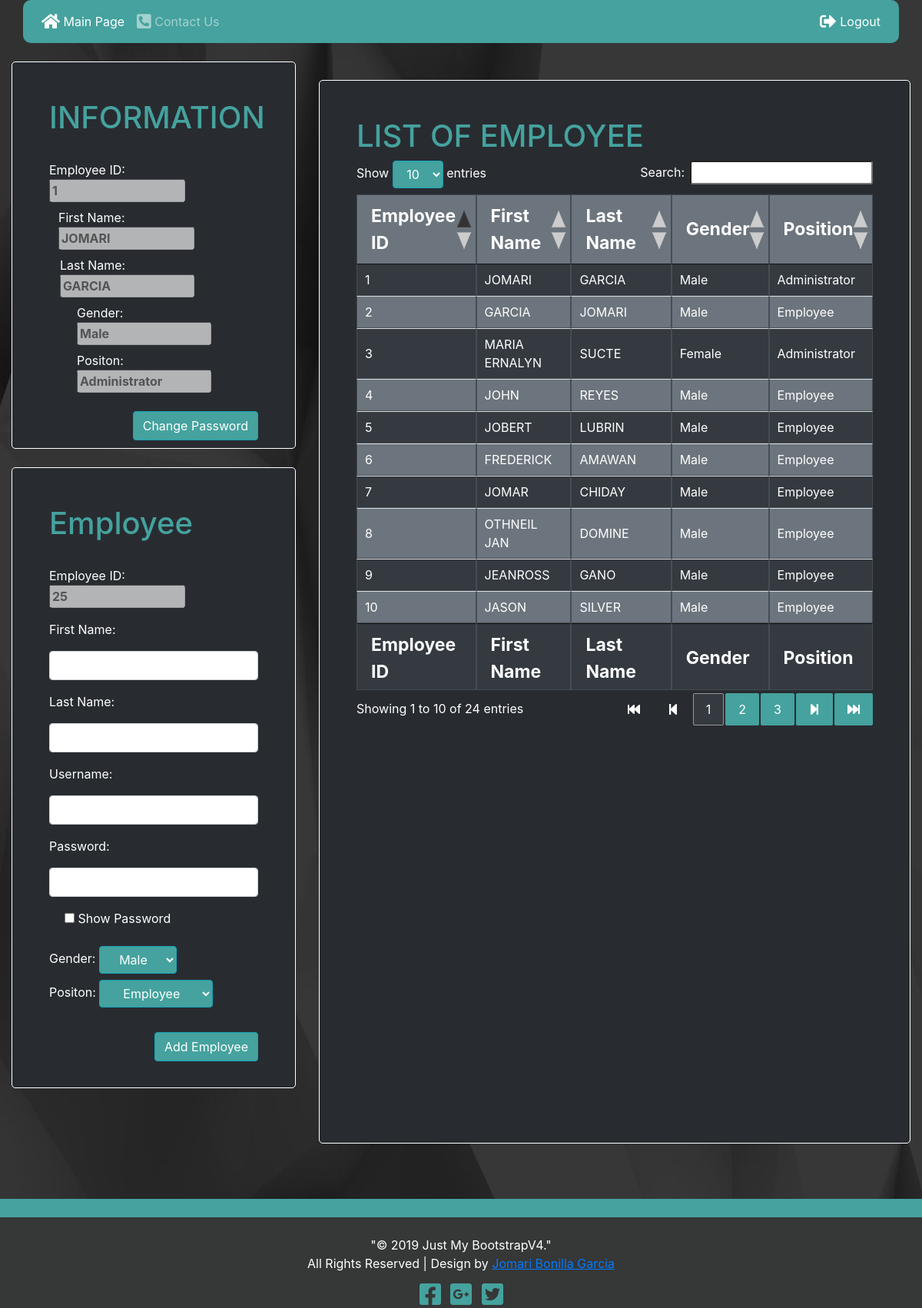
/mainpage.php (signed in), run on the app's committed database.
### tables this page shows
CREATE TABLE `tbluser`  (
  `fEmployeeID` smallint(5) NOT NULL,
  `fUsername` varchar(20) NULL DEFAULT NULL,
  `fPassword` varchar(60) NULL DEFAULT NULL,
  PRIMARY KEY (`fEmployeeID`) USING BTREE,
  UNIQUE INDEX `Username`(`fUsername`) USING BTREE,
  INDEX `fEmployeeID`(`fEmployeeID`) USING BTREE
);

CREATE TABLE `tblemployee`  (
  `fEmployeeID` smallint(5) NOT NULL AUTO_INCREMENT,
  `fFirstname` varchar(20) NOT NULL,
  `fLastname` varchar(20) NOT NULL,
  `fGender` tinyint(1) NOT NULL,
  `fPosition` tinyint(3) NOT NULL,
  `fStatus` tinyint(1) UNSIGNED NOT NULL,
  `fStamp` timestamp(0) NOT NULL DEFAULT CURRENT_TIMESTAMP(0) ON UPDATE CURRENT_TIMESTAMP(0),
  PRIMARY KEY (`fEmployeeID`) USING BTREE,
  UNIQUE INDEX `FullName`(`fFirstname`, `fLastname`) USING BTREE,
  INDEX `fPosition`(`fPosition`) USING BTREE,
  CONSTRAINT `fk_EmployeeID_tbluser` FOREIGN KEY (`fEmployeeID`) REFERENCES `tbluser` (`fEmployeeID`) ON DELETE RESTRICT ON UPDATE RESTRICT,
  CONSTRAINT `fk_Position_tblempposition` FOREIGN KEY (`fPosition`) REFERENCES `tblempposition` (`fID`) ON DELETE NO ACTION ON UPDATE NO ACTION
);

CREATE TABLE `tblempposition`  (
  `fID` tinyint(3) NOT NULL,
  `fPosition` varchar(25) NOT NULL,
  PRIMARY KEY (`fID`) USING BTREE,
  INDEX `fPosition`(`fPosition`) USING BTREE
);

### includes/db_connection.php (the view, shortened to what this page needs)
<?php
class db_connection
{
    public function __construct()
    {
        $server = "localhost";
        $username = "root";
        $password = "";
        $db_name = "login_db";
        $this->con = mysqli_connect($server, $username, $password, $db_name)
        or die("Failed To Connect".$this->con->connect_error);
    }
    public function db_select_user_tbluser($username)
    {
        $sql_Select = $this->con->prepare('SELECT * FROM tbluser WHERE BINARY fUsername = ?');
        $sql_Select->bind_param('s', $username);
        $sql_Select->execute() or die('Query error'.$this->con->error);
        $result = $sql_Select->get_result();
        $row = $result->fetch_assoc();
        $this->employee_id = $row['fEmployeeID'];
        $this->db_select_tblemployee($row['fEmployeeID']);
    }
    public function db_select_tblemployee($employee_id)
    {
        $sql_Select = $this->con->prepare('SELECT fEmployeeID, fFirstname, fLastname, fGender, fPosition, fStatus, fStamp FROM tblemployee WHERE fEmployeeID = ?');
        $sql_Select->bind_param('s', $employee_id);
        $sql_Select->execute() or die('Query error'.$this->con->error);
        $result = $sql_Select->get_result();
        $row = $result->fetch_assoc();
        $this->first_name = $row['fFirstname'];
        $this->last_name = $row['fLastname'];
        if($row['fGender'])
        {
            $this->gender = 'Male';
        }
        else
        {
            $this->gender = 'Female';
        }
        $this->position_id = $row['fPosition'];
        $this->db_select_tblempposition($row['fPosition']);
    }
    public function db_select_all_tblemployee()
    {
        $sql_Select = $this->con->prepare('SELECT * FROM tblemployee');
        $sql_Select->execute() or die('Query error'.$this->con->error);
        $result = $sql_Select->get_result();
        while($row = $result->fetch_assoc())
        {
            if($row['fGender'])
            {
                $this->gender_table = 'Male';
            }
            else
            {
                $this->gender_table = 'Female';
            }
            $this->employee_id_add = $row['fEmployeeID'] + 1;
            $this->db_select_all_tblempposition($row['fPosition']);
        }
    }
    public function db_select_table_tblemployee()
    {
        $sql_Select = $this->con->prepare('SELECT * FROM tblemployee');
        $sql_Select->execute() or die('Query error'.$this->con->error);
        $result = $sql_Select->get_result();
        while($row = $result->fetch_assoc())
        {
            if($row['fGender'])
            {
                $this->gender_table = 'Male';
            }
            else
            {
                $this->gender_table = 'Female';
            }
            $this->db_select_all_tblempposition($row['fPosition']);
            echo '<tr>
                    <td class="linement">'.$row['fEmployeeID'].'</td>
                    <td class="linement">'.$row['fFirstname'].'</td>
                    <td class="linement">'.$row['fLastname'].'</td>
                    <td class="linement">'.$this->gender_table.'</td>
                    <td class="linement">'.$this->position_table.'</td>
                </tr>';
        }
    }
    public function db_select_tblempposition($id)
    {
        $sql_Select = $this->con->prepare('SELECT fPosition FROM tblempposition WHERE fID = ?');
        $sql_Select->bind_param('s', $id);
        $sql_Select->execute() or die('Query error'.$this->con->error);
        $result = $sql_Select->get_result();
        $row = $result->fetch_assoc();
        $this->position = $row['fPosition'];
    }
    public function db_select_all_tblempposition($id)
    {
        $sql_Select = $this->con->prepare('SELECT fPosition FROM tblempposition WHERE fID = ?');
        $sql_Select->bind_param('s', $id);
        $sql_Select->execute() or die('Query error'.$this->con->error);
        $result = $sql_Select->get_result();
        $row = $result->fetch_assoc();
        $this->position_table = $row['fPosition'];
    }
    function get_employee_id()
    {
        echo $this->employee_id ."";
    }
    function get_first_name()
    {
        echo $this->first_name ."";
    }
    function get_last_name()
    {
        echo $this->last_name ."";
    }
    function get_gender()
    {
        echo $this->gender ."";
    }
    function get_position()
    {
        echo $this->position ."";
    }
}
?>

### mainpage.php (shortened to what this page needs)
<!DOCTYPE html>
<?php
$fUsername = $_SESSION['Username'];
include_once('includes/db_connection.php');
$db_select_employee = new db_connection();
$db_select_employee->db_select_user_tbluser($fUsername);
$db_select_employee->db_select_all_tblemployee();
?>
<html lang="en">
<head>
    <link rel="stylesheet" href="css/bootstrap.css">
    <link rel="stylesheet" href="css/jquery.dataTables.css">
    <link rel="stylesheet" type="text/css" href="fontawesome/css/all.css">
    <link rel="stylesheet" type="text/css" href="css/design.css">
</head>
<body class="container-fluid bg-dark">
<div class="row">
    <div class="col-md-12" id="bg">
        <div class="row">
            <div class="col-md-12">
                <div class="container-fluid">
                    <nav class="navbar navbar-expand-md navbar-dark" id="dark-nav">
                        <ul class="navbar-nav mr-md-auto">
                            <li class="nav-item active">
                                <a class="nav-link" href="mainpage.php"><i class="fa fa-home fa-lg"></i> Main Page</a>
                            </li>
                            <li class="nav-item">
                                <a class="nav-link" href="contact.php"><i class="fa fa-phone-square-alt fa-lg"></i> Contact Us</a>
                            </li>
                        </ul>
                        <ul class="navbar-nav">
                            <li class="nav-item">
                                <form class="active" id="frmnav" action="includes/logout.php" method="POST">
                                    <a class="nav-link" href="includes/logout.php"><i class="fa fa-sign-out-alt fa-lg"></i> Logout</a>
                                </form>
                            </li>
                        </ul>
                    </nav>
                </div>
            </div>
        </div>
        <div>
            <div class="row">
                <div class="col-md-4">
                    <br>
                    <div id="dvmainpage" class="container-md p-5 text-white">
                        <form id="frmmainpage" action="includes/logout.php" method="POST">
                            <h1 id="lblInformation">INFORMATION</h1>
                            <br>
                            <div class="form-group">
                                <label>Employee ID: <input style="width: 65%" type="text" name="fEmployeeID" id="txtEmployeeID" value="<?php $db_select_employee->get_employee_id(); ?>" disabled/></label>
                                <label style="padding-left: 12px">First Name: <input style="width: 68%" type="text" name="fFirstname" id="txtFirstname" value="<?php $db_select_employee->get_first_name(); ?>" disabled/></label>
                                <label style="padding-left: 14px">Last Name: <input style="width: 68%" type="text" name="fLastname" id="txtLastname" value="<?php $db_select_employee->get_last_name(); ?>" disabled/></label>
                                <label style="padding-left: 36px">Gender: <input style="width: 74%" type="text" name="fGender" id="txtGender" value="<?php $db_select_employee->get_gender(); ?>" disabled/></label>
                                <label style="padding-left: 36px">Positon: <input style="width: 74%" type="text" name="fPosition" id="txtPosition" value="<?php $db_select_employee->get_position(); ?>" disabled/></label>
                            </div>
                        </form>
                        <button class="btn btn-info" id="btnChangePassword" name="buttonChangePassword" onclick="hide_unhide()">Change Password</button>
                    </div>
                    <br>
                    <?php if($db_select_employee->position_id == 1){ ?>
                        <div id="dvaddemployee" class="container-md p-5 text-white">
                            <form id="frmaddemployee" action="includes/addemployee.php" method="POST" class="needs-validation" novalidate>
                                <h1 id="lblAddEmployee">Employee</h1>
                                <br>
                                <div class="form-group">
                                    <p>Employee ID: <input style="width: 65%" type="text" id="id_Employee_ID" name="fAddEmployeeID" value="<?php echo $db_select_employee->employee_id_add ?>" disabled/></p>
                                </div>
                                <div class="form-group">
                                    <p>First Name:</p>
                                    <input class="form-control" type="text" id="id_AddFirst_name" name="fAddFirstname" value="" pattern="[^'\x22][^1-9]+" data-toggle="tooltip" data-placement="right" title="Remove unnecessary characters" required/>
                                </div>
                                <div class="form-group">
                                    <p>Last Name:</p>
                                    <input class="form-control" type="text" id="id_AddLast_name" name="fAddLastname" value="" pattern="[^'\x22][^1-9]+" data-toggle="tooltip" data-placement="right" title="Remove unnecessary characters" required/>
                                </div>
                                <div class="form-group">
                                    <p>Username:</p>
                                    <input class="form-control" type="text" name="fAddUsername" value="" pattern="[^'\x22][^\x32][^\s]+" onkeypress="return AvoidSpace(event)" maxlength="20" required/>
                                </div>
                                <div class="form-group">
                                    <p>Password:</p>
                                    <input class="form-control" type="password" id="txtPasswordmain" name="fAddPassword" value="" minlength="6" maxlength="60" data-toggle="tooltip" data-placement="right" title="Minimum of 6 characters" required/>
                                </div>
                                <div class="form-group form-check">
                                    <label id="lblshowpasswordmain"><input type="checkbox" id="chkShowPassmain" onclick="togglePasswordmain()"/> Show Password</label>
                                </div>
                                <label>Gender:
                                    <select name="fAddGender" class="btn btn-info dropdown-toggle" required>
                                        <option value="Male"> Male </option>
                                    </select>
                                </label>
                                <label>Positon:
                                    <select name="fAddPosition" class="btn btn-info dropdown-toggle" id="txtAddPosition" required>
                                        <option value="Employee"> Employee </option>
                                    </select>
                                </label>
                                <br>
                                <br>
                                <button type="submit" class="btn btn-info" id="btnAddEmployee" name="buttonAddEmployee">Add Employee</button>
                                <br>
                            </form>
                        </div>
                    <?php }; ?>
                    <br>
                </div>
                <div class="col-md-8">
                    <br>
                    <br>
                    <div id="dvemployeelist" class="container-md p-5 text-white">
                        <form id="frmemployeelist" action="" method="POST">
                            <div class="row">
                                <div class="col-md-8">
                                    <h1 id="lblEmployeeList">LIST OF EMPLOYEE</h1>
                                </div>
                            </div>
                            <div class="table-responsive-md">
                                <table class="table-bordered table-dark table-striped display" id="table_employee">
                                    <thead>
                                    <tr class="tableheaders">
                                        <th class="linement"> Employee ID </th>
                                        <th class="linement"> First Name </th>
                                        <th class="linement"> Last Name </th>
                                        <th class="linement"> Gender </th>
                                        <th class="linement"> Position </th>
                                    </tr>
                                    </thead>
                                    <tfoot>
                                    <tr class="tableheaders">
                                        <th class="linement"> Employee ID </th>
                                        <th class="linement"> First Name </th>
                                        <th class="linement"> Last Name </th>
                                        <th class="linement"> Gender </th>
                                        <th class="linement"> Position </th>
                                    </tr>
                                    </tfoot>
                                    <tbody>
                                    <?php $db_select_employee->db_select_table_tblemployee(); ?>
                                    </tbody>
                                </table>
                            </div>
                        </form>
                    </div>
                </div>
            </div>
            <br>
            <br>
            <br>
            <br>
            <br>
        </div>
    </div>
</div>
</body>
<?php include_once("includes/footer.php") ?>
</html>

### data on the page
tbluser: fEmployeeID "1"
tblemployee: fFirstname "JOMARI", fLastname "GARCIA", fEmployeeID "1", gender_table "Male", fPosition.fPosition "Administrator"
tblempposition: fPosition "Administrator"
tblemployee: fAddEmployeeID "25"
tblemployee: fEmployeeID "2", fFirstname "GARCIA", fLastname "JOMARI", gender_table "Male", fPosition.fPosition "Employee"
tblemployee: fEmployeeID "3", fFirstname "MARIA ERNALYN", fLastname "SUCTE", gender_table "Female", fPosition.fPosition "Administrator"
tblemployee: fEmployeeID "4", fFirstname "JOHN", fLastname "REYES", gender_table "Male", fPosition.fPosition "Employee"
tblemployee: fEmployeeID "5", fFirstname "JOBERT", fLastname "LUBRIN", gender_table "Male", fPosition.fPosition "Employee"
tblemployee: fEmployeeID "6", fFirstname "FREDERICK", fLastname "AMAWAN", gender_table "Male", fPosition.fPosition "Employee"
tblemployee: fEmployeeID "7", fFirstname "JOMAR", fLastname "CHIDAY", gender_table "Male", fPosition.fPosition "Employee"
tblemployee: fEmployeeID "8", fFirstname "OTHNEIL JAN", fLastname "DOMINE", gender_table "Male", fPosition.fPosition "Employee"
tblemployee: fEmployeeID "9", fFirstname "JEANROSS", fLastname "GANO", gender_table "Male", fPosition.fPosition "Employee"
tblemployee: fEmployeeID "10", fFirstname "JASON", fLastname "SILVER", gender_table "Male", fPosition.fPosition "Employee"
